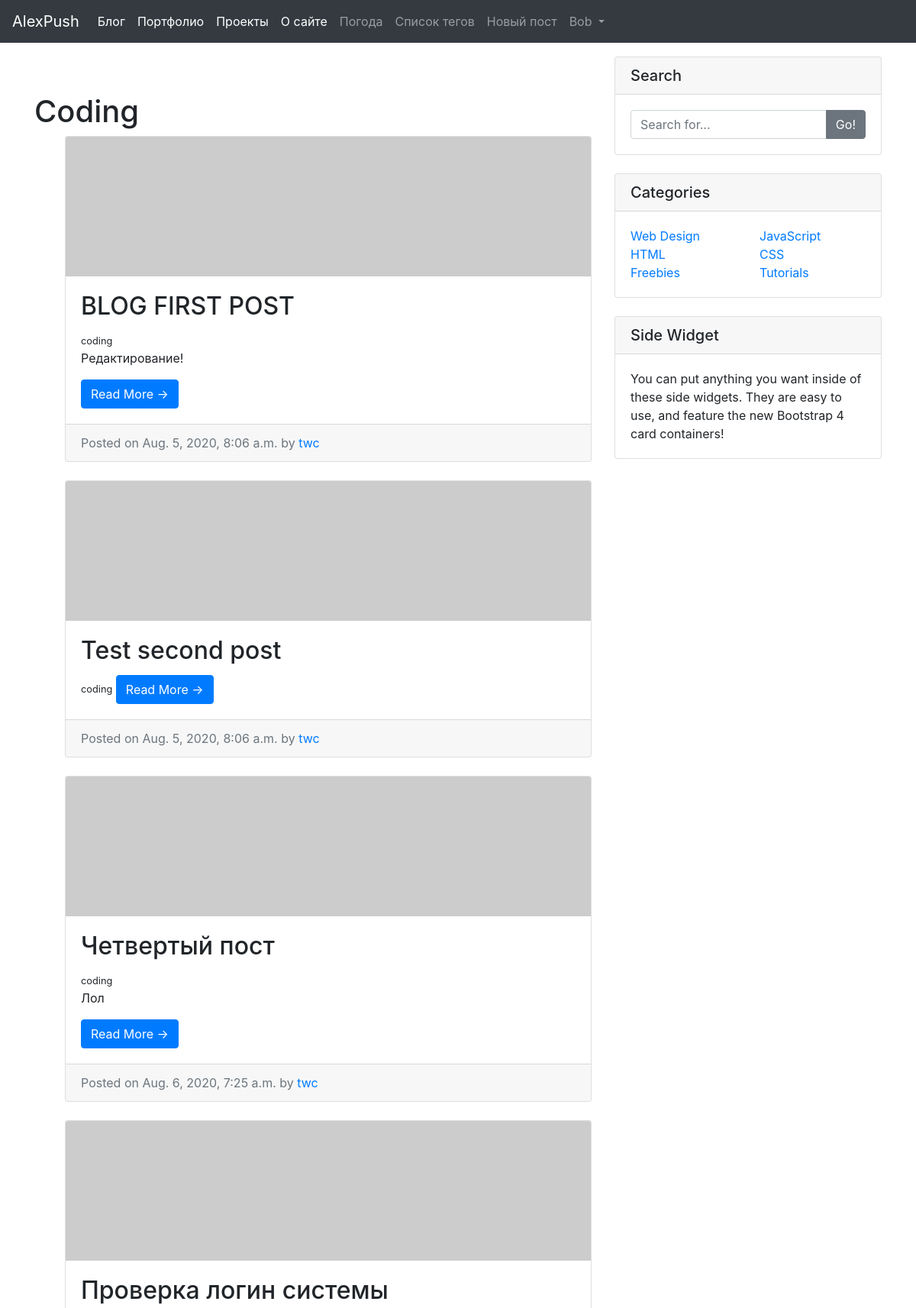
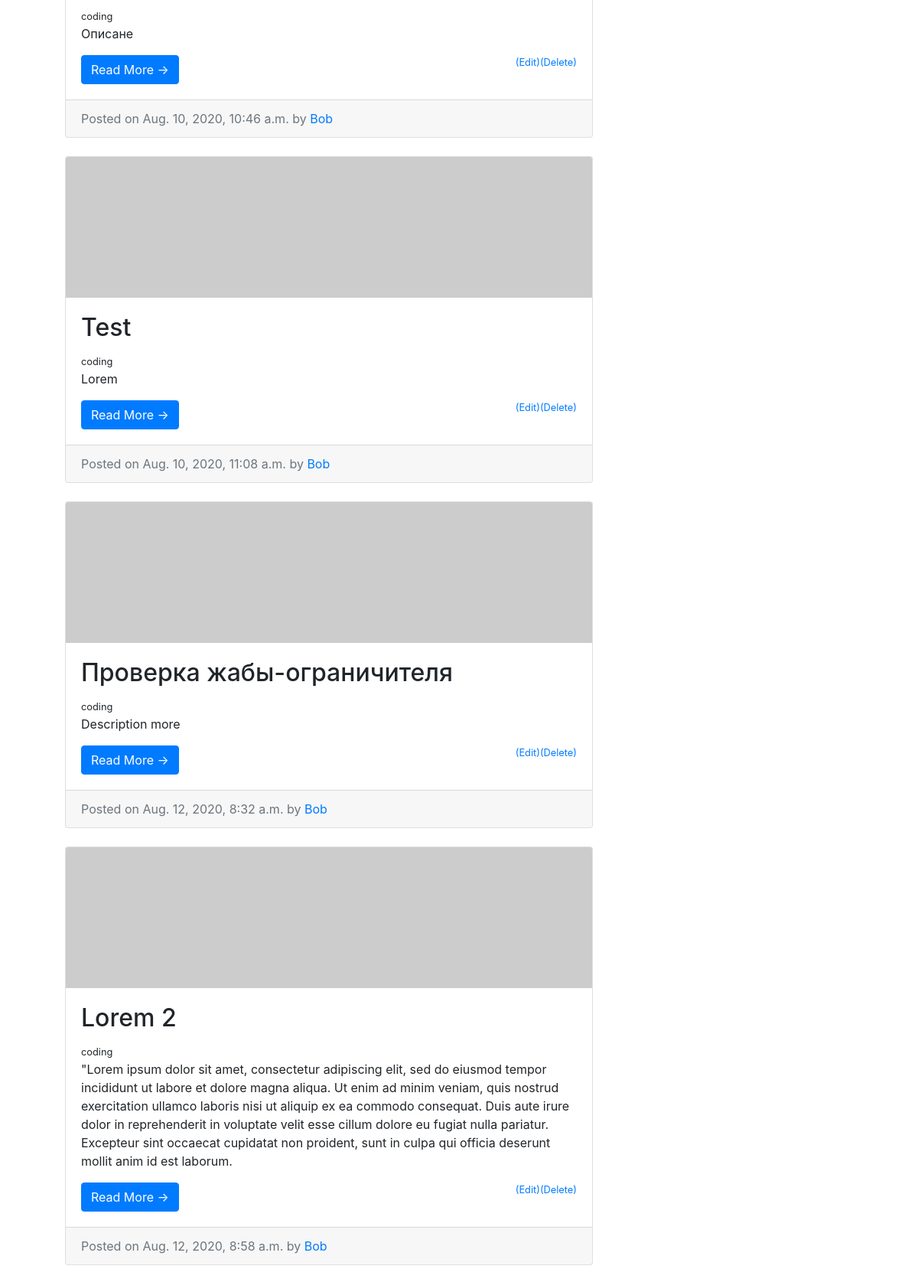
Screenshot of /blog/category/coding (signed in, upper part) with the database file from the repository (2 pictures, top to bottom).
### blog/models.py (models this page shows, shortened)
class Post(models.Model):
    title = models.CharField(max_length=255)
    header_image = models.ImageField(null=True, blank=True, upload_to='images/')
    author = models.ForeignKey(User, on_delete=models.CASCADE)
    description = models.TextField(max_length=500,null=True, blank=True)
    body = RichTextField(null=True, blank=True)
    date_created = models.DateTimeField(auto_now_add=True, null=True)
    category = models.CharField(max_length=255, default='coding')
    likes = models.ManyToManyField(User, related_name='blog_posts')

### blog/views.py (the view)
# urls.py: path('category/<str:cats>', CategoryView, name='category'),
def CategoryView(request, cats):
    category_posts = Post.objects.filter(category=cats.replace('-',' '))
    return render(request, 'blog/categories.html',{'category_posts':category_posts,'cats':cats.title().replace('-',' ')})

### blog/templates/blog/categories.html (shortened to what this page needs)
{% extends 'home_pages/main.html' %}
{% block content %}
{% if user.is_authenticated %}
<br>
<br>
<div>
<h1 class="mt-4">{{ cats }}</h1>
<ul>
    {% for post in category_posts %}
    <div class="card mb-4">
      <img class="card-img-top" src="http://placehold.it/750x200" alt="Card image cap">
      <div class="card-body">
        <h2 class="card-title">{{ post.title }}</h2>
        <small>{{ post.category }}</small>
        {% if post.description %}
            <p class="card-text">{{ post.description }}</p>
        {% endif %}
        <a href="{% url 'article-detail' post.pk %}" class="btn btn-primary">Read More &rarr;</a>
        {% if user.is_authenticated %}
          {% if user.id == post.author.id %}
            <small><a class="float-right" href="{% url 'delete-article' post.pk%}">(Delete)</a></small>
            <small><a class="float-right" href="{% url 'update-article' post.pk%}">(Edit)</a></small>
          {% endif %}
        {% endif %}
      </div>
      <div class="card-footer text-muted">
        Posted on {{ post.date_created }} by
        <a href="#">{{ post.author }}</a>
      </div>
    </div>
{% endfor %}
</ul>
</div>
{% else %}
  <h1>Unauthorized. Nice try!))</h1>
{% endif %}
{% endblock %}

### home_pages/templates/home_pages/navbar.html (shortened to what this page needs)
{% load static %}
  <nav class="navbar navbar-expand-md navbar-dark fixed-top bg-dark">
    <a class="navbar-brand" href="{% url 'blog' %}">AlexPush</a>
    <div class="collapse navbar-collapse" id="navbarCollapse">
      <ul class="navbar-nav mr-auto">
        <li class="nav-item active">
          <a class="nav-link" href="{% url 'blog' %}">Блог<span class="sr-only">(current)</span></a>
        </li>
        <li class="nav-item active">
          <a class="nav-link" href="#">Портфолио<span class="sr-only">(current)</span></a>
        </li>
        <li class="nav-item active">
          <a class="nav-link" href="#">Проекты<span class="sr-only">(current)</span></a>
        </li>
        <li class="nav-item active">
          <a class="nav-link" href="#">О сайте<span class="sr-only">(current)</span></a>
        </li>
        <li class="nav-item">
          <a class="nav-link" href="{% url 'weather' %}">Погода</a>
        </li>
        {% if cat_menu %}
        <li class="nav-item dropdown">
        <a class="nav-link dropdown-toggle" href="#" id="navbarDropdown" role="button" data-toggle="dropdown" aria-haspopup="true" aria-expanded="false">
        Теги
        </a>
          <div class="dropdown-menu" aria-labelledby="navbarDropdown">
            {% for cat in cat_menu %}
              <a class="dropdown-item" href="{% url 'category' cat%}">{{ cat }}</a>
            {% endfor %}
            {% if user.is_authenticated %}
              <div class="dropdown-divider"></div>
              <a class="dropdown-item" href="{% url 'add-category' %}">Новый тег</a>
            {% endif %}
          </div>
         </li>
        {% else %}
        <a class="nav-link" href="{% url 'category-list' %}">Список тегов</a>
        {% endif %}
        {% if user.is_authenticated %}
          <li class="nav-item">
          <a class="nav-link" href="{% url 'add-article' %}">Новый пост</a>
        </li>
        {% if user.is_authenticated %}
          <li class="nav-item dropdown">
            <a class="nav-link dropdown-toggle"
               href="#"
               id="navbarDropdown"
               role="button"
               data-toggle="dropdown"
               aria-haspopup="true"
               aria-expanded="false">
            {{ user }}
            </a>
             </li>
        {% endif %}
        {% endif %}
      </ul>
    </div>
  </nav>

### rows the page displays
Post: title "BLOG FIRST POST", category "coding", description "Редактирование!", date_created "Aug. 5, 2020, 8:06 a.m.", author "twc"
Post: title "Test second post", category "coding", date_created "Aug. 5, 2020, 8:06 a.m.", author "twc"
Post: title "Четвертый пост", category "coding", description "Лол", date_created "Aug. 6, 2020, 7:25 a.m.", author "twc"
Post: title "Проверка логин системы", category "coding", description "Описане", shows "(Delete)", date_created "Aug. 10, 2020, 10:46 a.m.", author "Bob"
Post: title "Test", category "coding", description "Lorem", shows "(Delete)", date_created "Aug. 10, 2020, 11:08 a.m.", author "Bob"
Post: title "Проверка жабы-ограничителя", category "coding", description "Description more", shows "(Delete)", date_created "Aug. 12, 2020, 8:32 a.m.", author "Bob"
Post: title "Lorem 2", category "coding", description "\"Lorem ipsum dolor sit amet, consectetur adipiscing elit, sed do eiusmod tempor incididunt ut labore et dolore magna aliqua. Ut enim ad minim veniam, quis nostrud exercitation ullamco laboris nisi ut aliquip ex ea commodo consequat. Duis aute irure dolor in reprehenderit in voluptate velit esse cillum dolore eu fugiat nulla pariatur. Excepteur sint occaecat cupidatat non proident, sunt in culpa qui officia deserunt mollit anim id est laborum.", shows "(Delete)", date_created "Aug. 12, 2020, 8:58 a.m.", author "Bob"

### other values shown
{{ user }} "Bob"
{{ cats }} "Coding"
